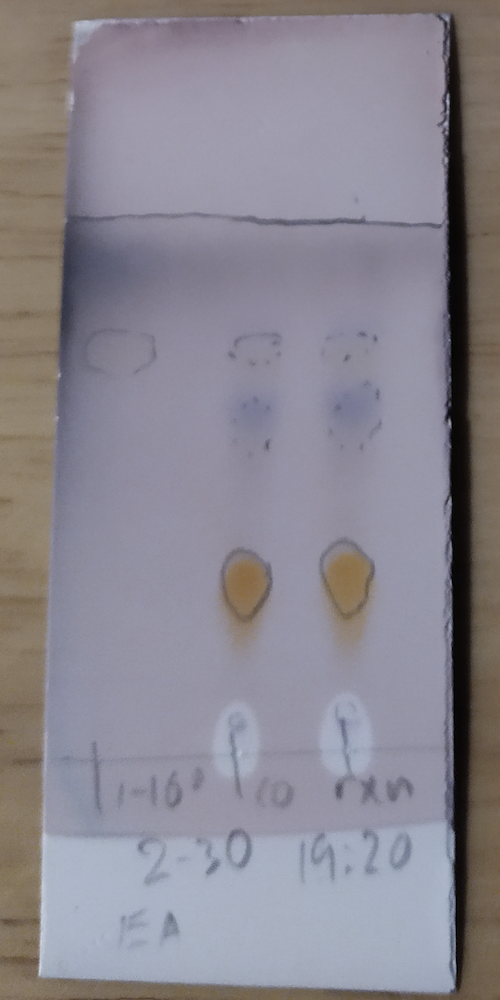
#> input picture dataset_cropped/001.png, 500 x 1000 px; its folder holds only this picture in this run
$ python calibration.py
#> lines starting #> are read from the running program, lines starting #| are printed output that depends on the picture; after the words box and inside, x2 and y2 are one past the last pixel; in counts of white or black regions, pixels touching at a corner belong together
### utils.py
import cv2 as cv
import numpy as np
from scipy import optimize
import findLine as fl


def imread(filename):
#> called with filename = 'dataset_cropped/001.png'
    im = cv.imread(filename)
#> im is the input picture: shape (1000, 500, 3); mean B, G, R 144, 134.4, 138
    gray = cv.cvtColor(im, cv.COLOR_BGR2GRAY)
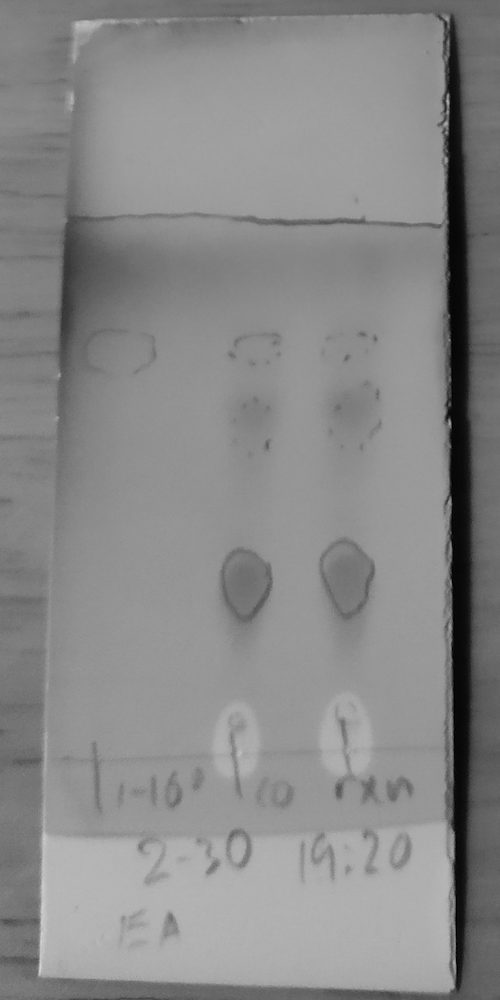
#> gray: shape (1000, 500); min 0, max 213, mean 136.6
    return im, gray


def denoise(src, blur=3):
#> called with blur = 3
    blur = cv.medianBlur(src, blur)
    clahe = cv.createCLAHE(clipLimit=2.0, tileGridSize=(8, 8))
    cl = clahe.apply(blur)
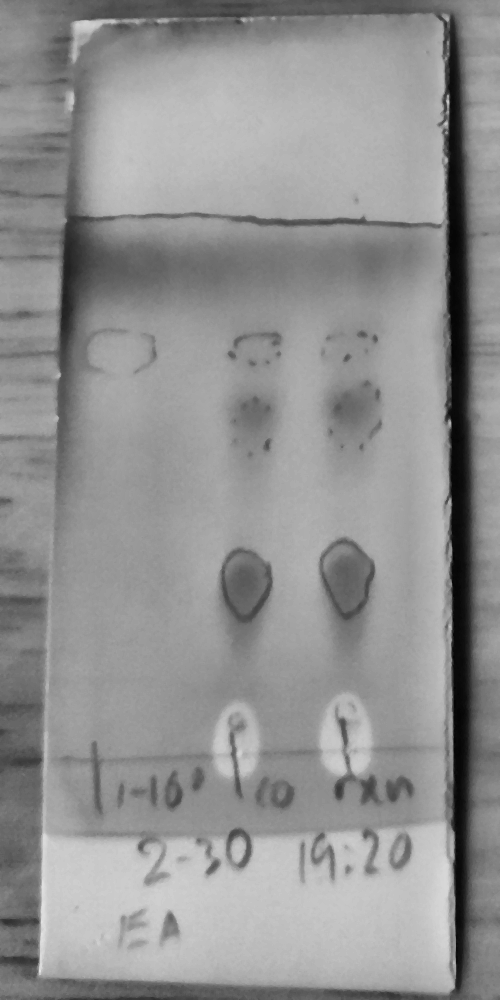
#> cl: shape (1000, 500); min 4, max 226, mean 145.8
    kernel = np.ones((7, 7), np.uint8)
    opening = cv.morphologyEx(cl, op=cv.MORPH_OPEN, kernel=kernel)
    return opening


# [52 lines left out: functions binarize, mask, centre_cnt, fit_circle, not called in this run]

### calibration.py
import cv2 as cv
import numpy as np
import utils
from scipy.spatial import distance as dist
import os
from matplotlib import pyplot as plt

# [53 lines left out: functions corner_st, order_points, transform, not called in this run]


def calibrate(im):
    pts = corner_st(im)
    return transform(im, pts)

if __name__ == '__main__':
    # [5 lines of commented-out code are left out]


    path = 'dataset_cropped/'
    files = os.listdir(path)
    n_grids = 4
    for f in files:
        if f == '.DS_Store':
            continue
        im, gray = utils.imread(path + f)

        gray = utils.denoise(gray)
        h, w = gray.shape
#> h = 1000; w = 500
        mask = np.ones(gray.shape, np.uint8)
        h_lim = [int(h / n_grids), int(h * (n_grids - 1) / n_grids)]
#> h_lim = [250, 750]
        w_lim = [int(w / n_grids), int(w * (n_grids - 1) / n_grids)]
#> w_lim = [125, 375]
        mask[h_lim[0]:h_lim[1], w_lim[0]:w_lim[1]] = 0
        # print(mask[int(h/2),int(w/2)])

        corners = cv.goodFeaturesToTrack(image=gray, maxCorners=50, qualityLevel=0.05, minDistance=w / 5, mask=mask)
#> corners = 25 rows, first 8: [441, 127], [363, 217], [454, 988], [446, 503], [442, 21], [365, 837], [206, 872], [37, 958]
        corners = np.int0(corners)

        for i in corners:
            x, y = i.ravel()
            cv.circle(im, (x, y), 3, 255, -1)
#> this loop made 25 passes
#> (x, y) on passes 1 to 12: (441, 127), (363, 217), (454, 988), (446, 503), (442, 21), (365, 837), (206, 872), (37, 958), (446, 627), (10, 501), (375, 340), (101, 20)
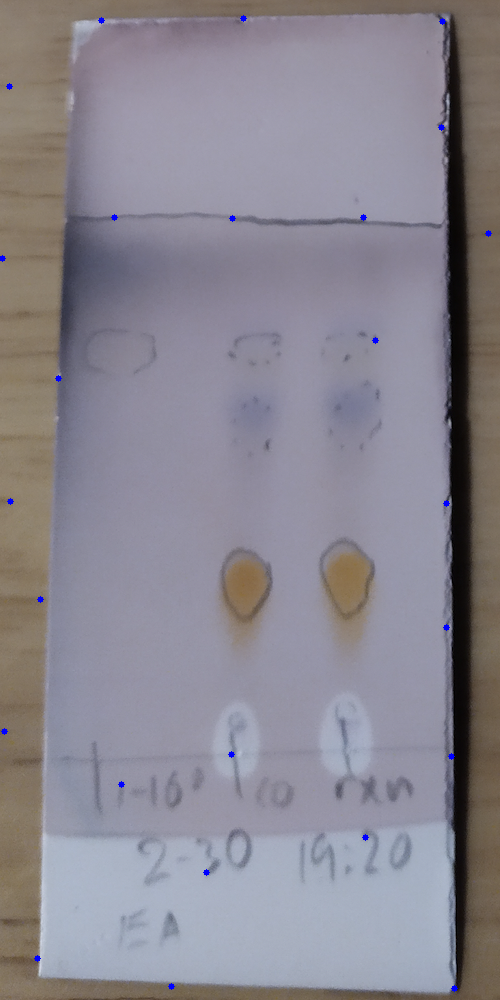
#> im: shape (1000, 500, 3); 0.14% of pixels changed, all inside (x1, y1, x2, y2) = (0, 15, 492, 992)

        rect = cv.minAreaRect(corners)
#> rect = ((243.2, 502.3), (968.5, 485.8), -89.6)
        box = cv.boxPoints(rect)
#> box = [[482.7, 988.2], [-3.14, 984.8], [3.71, 16.31], [489.5, 19.74]]
        box = np.int0(box)
#> box = [[482, 988], [-3, 984], [3, 16], [489, 19]]
        cv.drawContours(im, [box], 0, (255, 0, 0), 2)
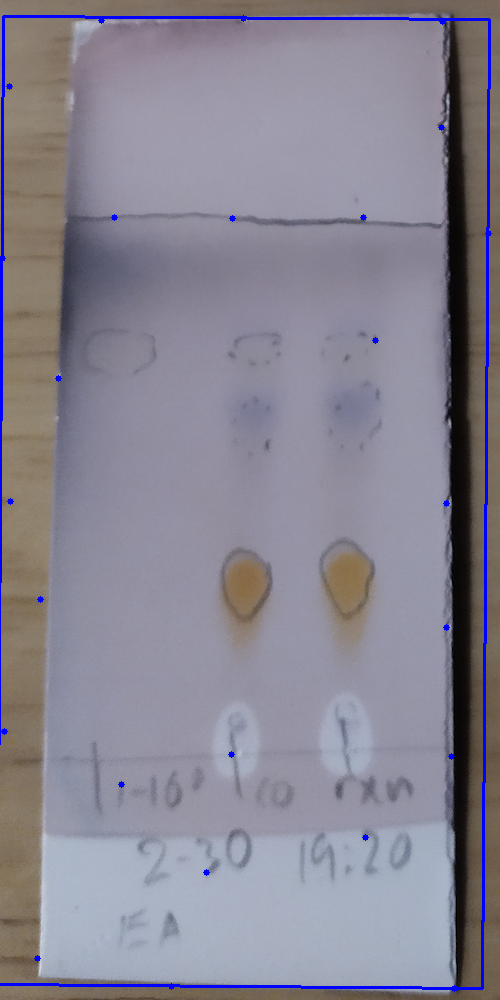
#> im: shape (1000, 500, 3); 1.48% of pixels changed, all inside (x1, y1, x2, y2) = (0, 15, 491, 990)
        plt.imshow(im), plt.show()

$ run again, on dataset_cropped/005.png
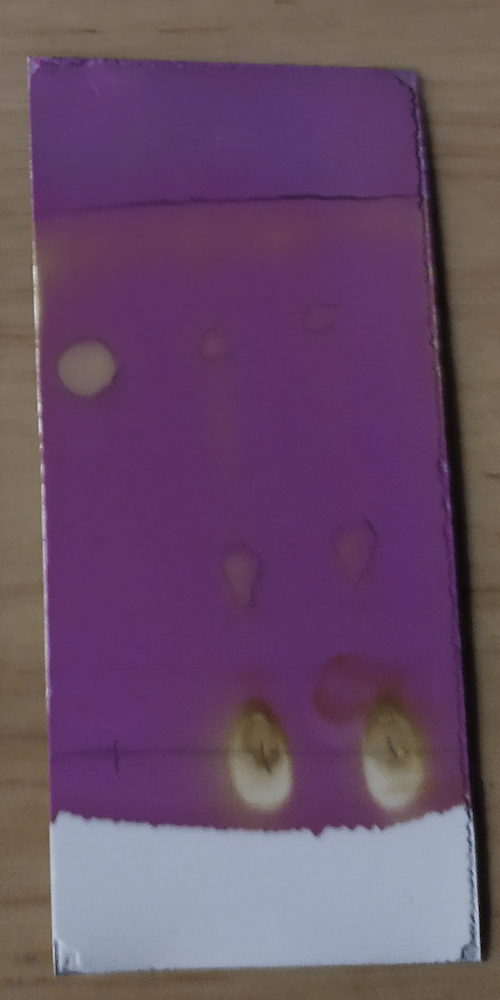
#> input picture dataset_cropped/005.png, 500 x 1000 px
#> in imread, im is the input picture: shape (1000, 500, 3); mean B, G, R 103.9, 77.2, 104.4
#> corners = 19 rows, first 8: [471, 817], [478, 933], [53, 940], [369, 828], [52, 820], [269, 770], [105, 59], [154, 824]
#> the loop `for i in corners:` made 19 passes
#> after the loop `for i in corners:`:
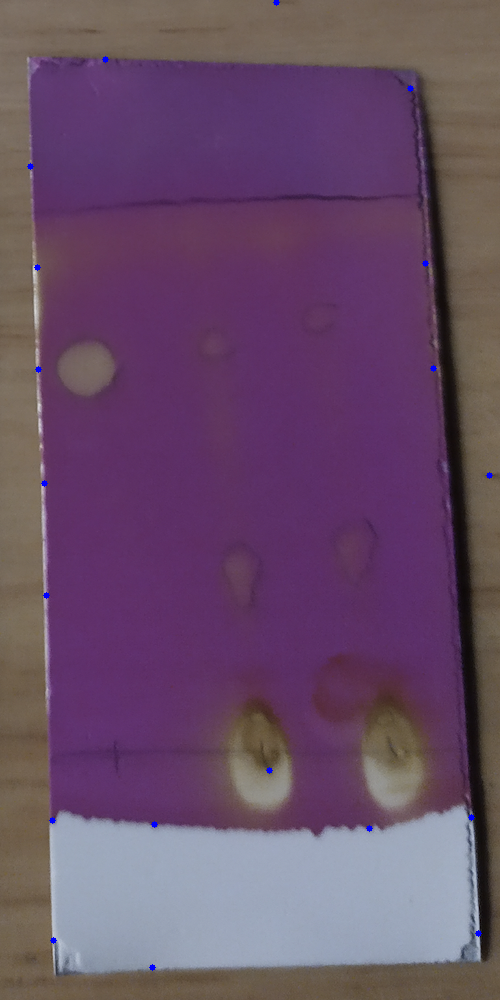
#> im: shape (1000, 500, 3); 0.11% of pixels changed, all inside (x1, y1, x2, y2) = (27, 0, 493, 971)
#> rect = ((264.3, 483), (449.6, 960.9), -1.7)
#> `box = cv.boxPoints(rect)`: box = [[53.89, 969.9], [25.35, 9.45], [474.8, -3.91], [503.3, 956.6]]
#> `box = np.int0(box)`: box = [[53, 969], [25, 9], [474, -3], [503, 956]]
#> `cv.drawContours(im, [box], 0, (255, 0, 0), 2)`:
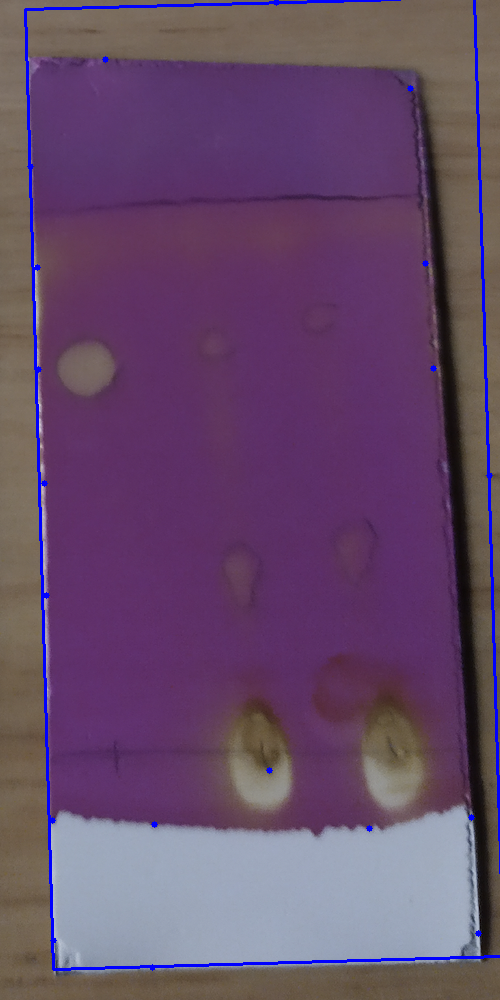
#> im: shape (1000, 500, 3); 1.54% of pixels changed, all inside (x1, y1, x2, y2) = (24, 0, 500, 971)

$ run again, on dataset_cropped/006.png
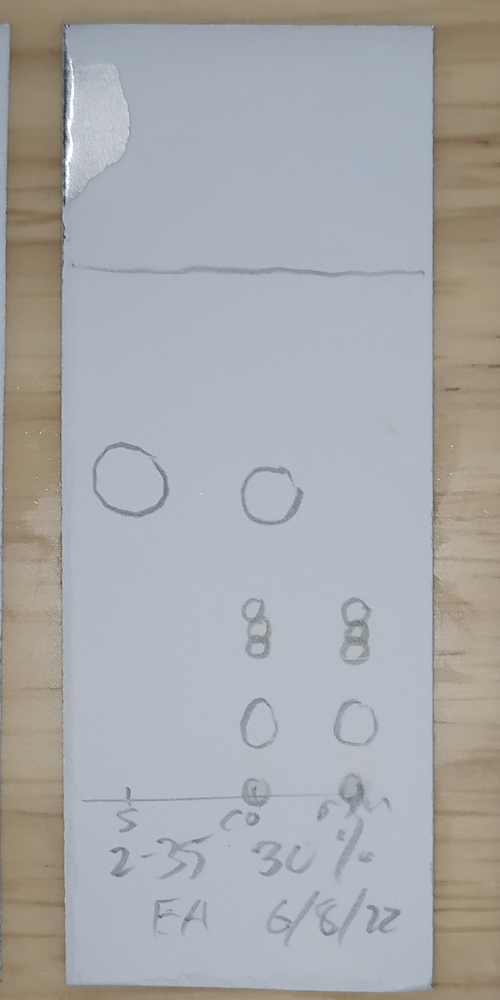
#> input picture dataset_cropped/006.png, 500 x 1000 px
#> in imread, im is the input picture: shape (1000, 500, 3); mean B, G, R 170.6, 169.2, 167.5
#> corners = 17 rows, first 8: [127, 788], [299, 847], [185, 919], [433, 575], [64, 237], [67, 27], [431, 27], [60, 584]
#> the loop `for i in corners:` made 17 passes
#> after the loop `for i in corners:`:
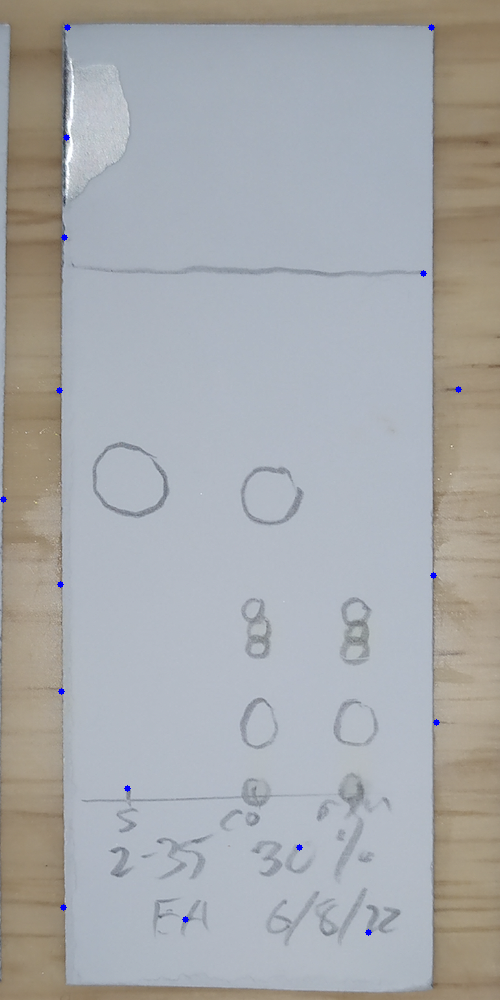
#> im: shape (1000, 500, 3); 0.1% of pixels changed, all inside (x1, y1, x2, y2) = (0, 24, 462, 936)
#> rect = ((228.9, 468.2), (907.2, 446.8), -86.22)
#> `box = cv.boxPoints(rect)`: box = [[421.9, 935.6], [-23.9, 906.1], [35.91, 0.898], [481.7, 30.35]]
#> `box = np.int0(box)`: box = [[421, 935], [-23, 906], [35, 0], [481, 30]]
#> `cv.drawContours(im, [box], 0, (255, 0, 0), 2)`:
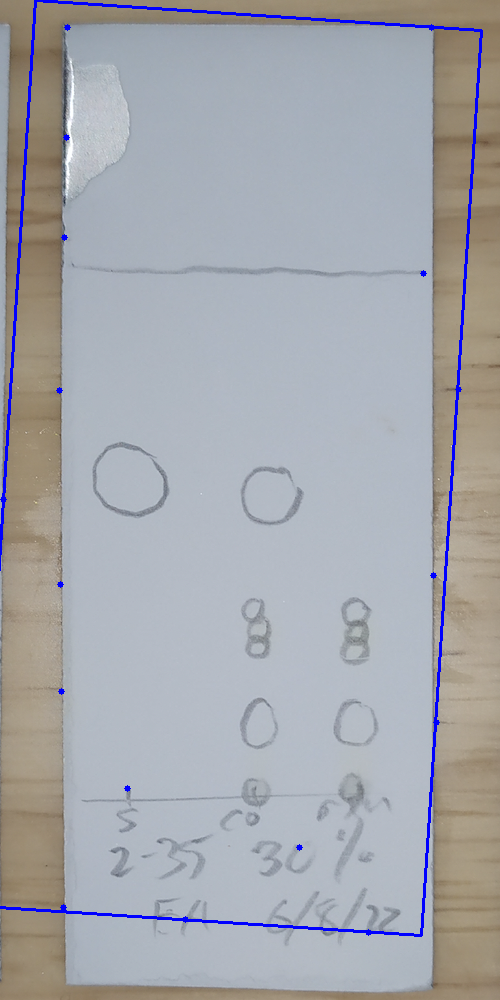
#> im: shape (1000, 500, 3); 1.37% of pixels changed, all inside (x1, y1, x2, y2) = (0, 0, 483, 937)

$ run again, on dataset_cropped/007.png
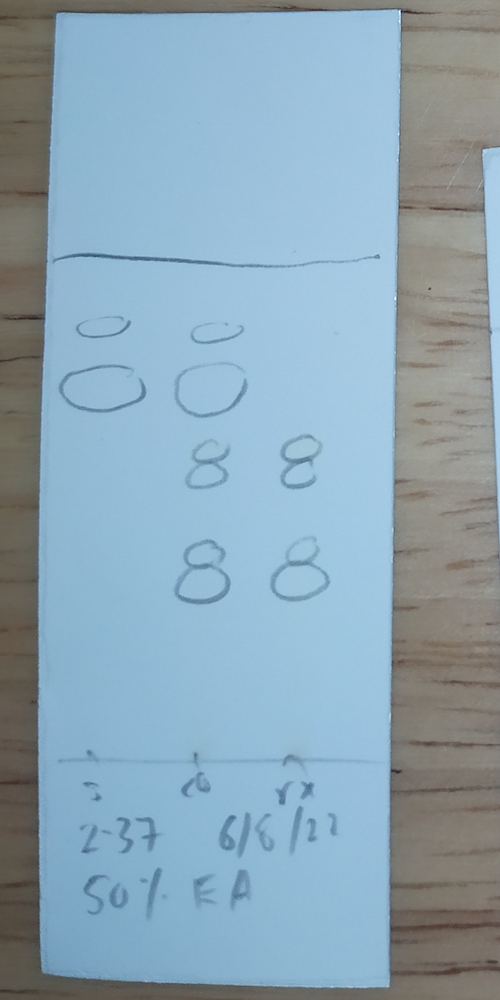
#> input picture dataset_cropped/007.png, 500 x 1000 px
#> in imread, im is the input picture: shape (1000, 500, 3); mean B, G, R 181.4, 165.6, 140
#> corners = 22 rows, first 8: [399, 11], [429, 288], [483, 150], [118, 819], [235, 817], [490, 376], [392, 770], [486, 623]
#> the loop `for i in corners:` made 22 passes
#> after the loop `for i in corners:`:
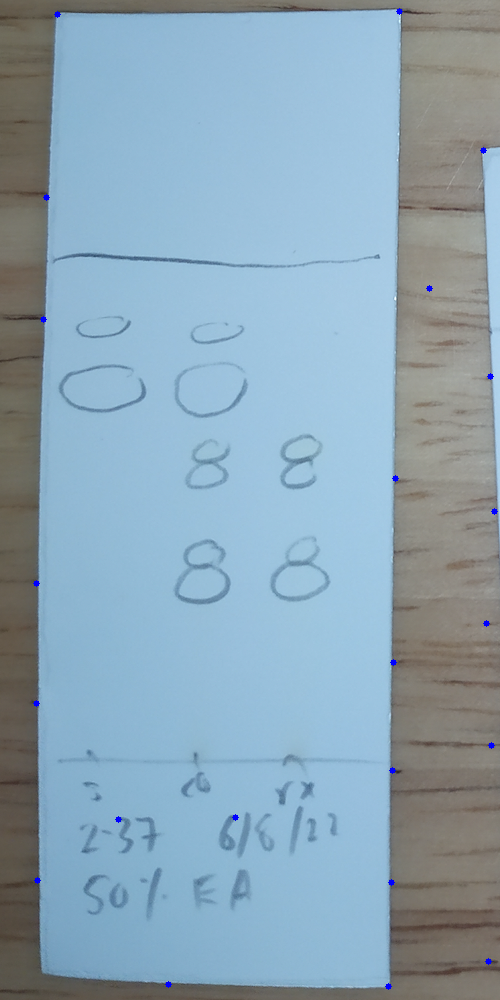
#> im: shape (1000, 500, 3); 0.13% of pixels changed, all inside (x1, y1, x2, y2) = (33, 8, 498, 990)
#> rect = ((265.5, 497.3), (975.1, 457.3), -89.48)
#> `box = cv.boxPoints(rect)`: box = [[489.7, 986.9], [32.37, 982.8], [41.23, 7.75], [498.5, 11.9]]
#> `box = np.int0(box)`: box = [[489, 986], [32, 982], [41, 7], [498, 11]]
#> `cv.drawContours(im, [box], 0, (255, 0, 0), 2)`:
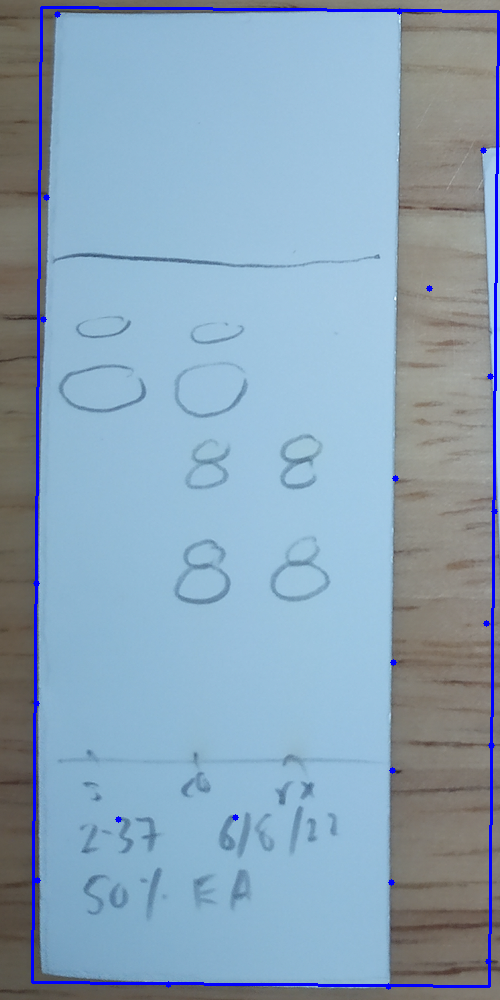
#> im: shape (1000, 500, 3); 1.69% of pixels changed, all inside (x1, y1, x2, y2) = (31, 6, 500, 988)

$ run again, on dataset_cropped/002.png
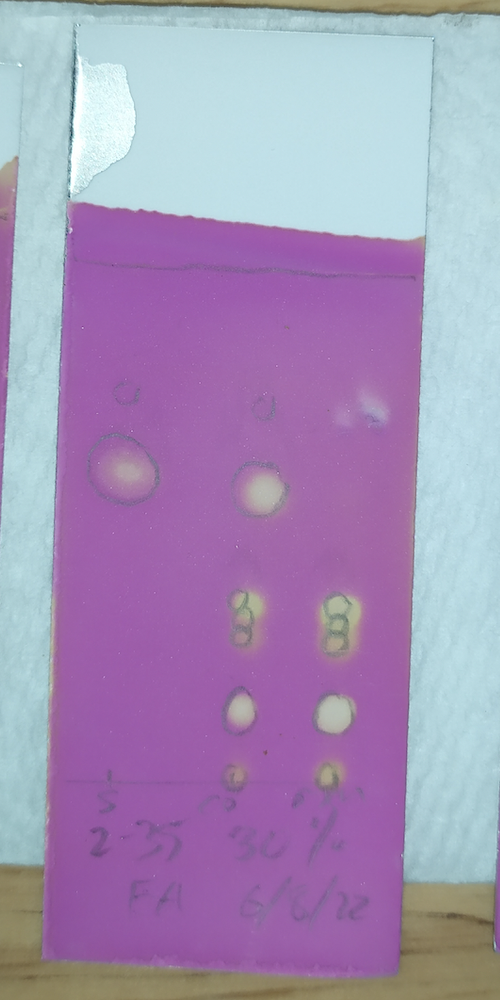
#> input picture dataset_cropped/002.png, 500 x 1000 px
#> in imread, im is the input picture: shape (1000, 500, 3); mean B, G, R 183, 146.1, 165.1
#> corners = 22 rows, first 8: [68, 196], [430, 38], [56, 482], [416, 456], [265, 753], [492, 918], [77, 71], [423, 234]
#> the loop `for i in corners:` made 22 passes
#> rect = ((237.4, 508.7), (450.5, 966.4), -4.03)
#> `box = cv.boxPoints(rect)`: box = [[46.66, 1006.5], [-21.26, 42.5], [428.1, 10.85], [496, 974.8]]
#> `box = np.int0(box)`: box = [[46, 1006], [-21, 42], [428, 10], [496, 974]]
#> `cv.drawContours(im, [box], 0, (255, 0, 0), 2)`:
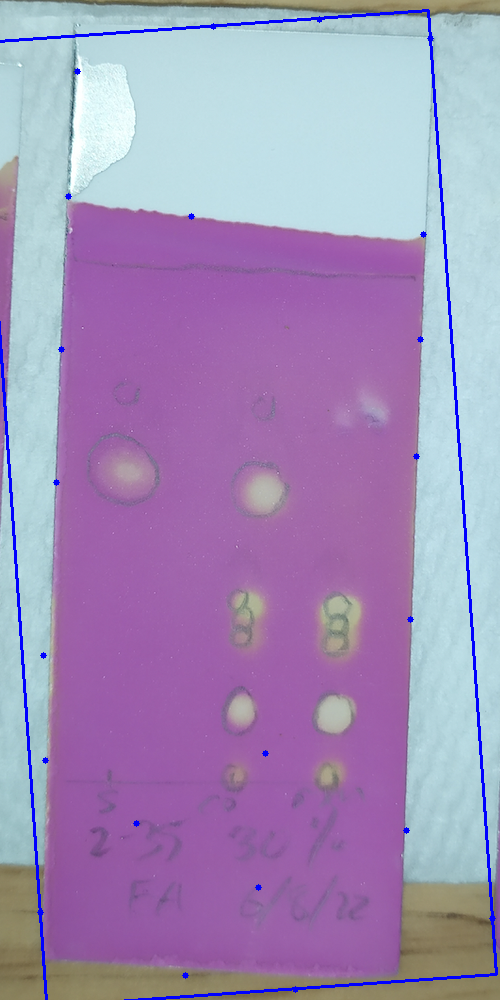
#> im: shape (1000, 500, 3); mean B, G, R 184.1, 143.3, 162.5
